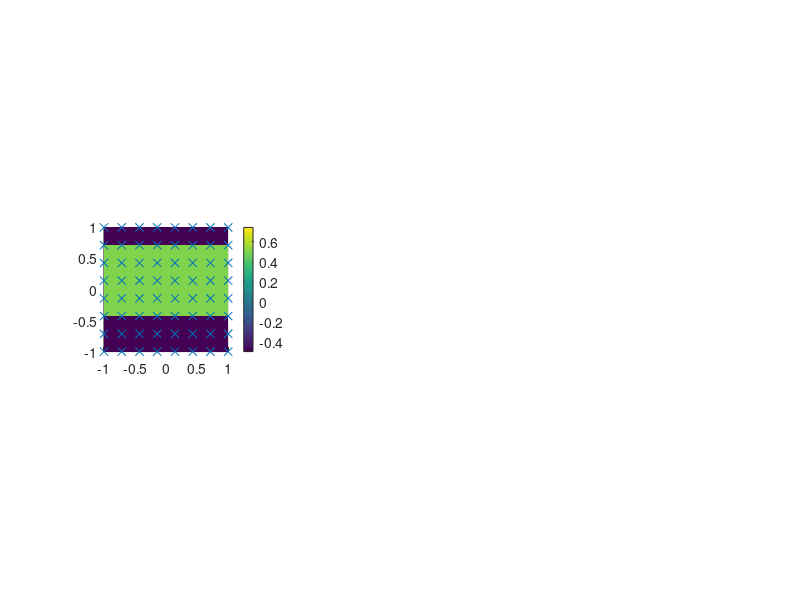

MATLAB code for this plot: (Note: this script raises an error after producing the figure.)
S = 1000000;
beta = 0.01;

local = 100; % how many steps to calculate local acceptance rate?
thinning = 1000; % how often to update figure?
burnin = 100000;

H0 = 100;
N = 2^3;            % Sample on N or N*N grid
J = N^2;
gm = 0.04;

NW = 5*H0+H0^2;

[X,Y] = meshgrid(linspace(-1,1,N));
XX = [X(:),Y(:)]';

UT = (0.5*(sign(X+0.5)-sign(X-0.5))-0.5)';
UT = UT(:);

obsInd = randsample(N^2,J);
basis = speye(N^2);
A = basis(obsInd,:);

y = A*UT + normrnd(0,1,J,1)*gm;

Phi = @(xi) norm(A*build_net(xi,XX)-y)^2/(2*gm^2);

subplot(131);
surf(X,Y,reshape(UT,N,N),'EdgeColor','None');view(2);axis square;colorbar;
hold on
scatter3(XX(1,obsInd),XX(2,obsInd),10*ones(J,1),'x');
hold off

acc = zeros(S,1);

UMean = zeros(N^2,1);
UVar = zeros(N^2,1);

xi = normrnd(0,1,NW,1);
build_net(xi,XX);

for s=1:S
    xiProp = sqrt(1-beta^2)*xi +beta*normrnd(0,1,NW,1);
    aProb = min(1,exp(Phi(xi)-Phi(xiProp)));
    if unifrnd(0,1) < aProb
        xi = xiProp;
        acc(s) = 1;
    end
    
    if mod(s,local) == 0
        l_acc = mean(acc(s-local+1:s));
        if l_acc < 0.3
            beta = beta/2;
        else
            beta = min(1,beta*2);
        end
    end
        
    if mod(s,thinning) == 0           
        U = build_net(xi,XX);
        
        if s > burnin
            q = (s-burnin)/thinning;
            UMean = ((q-1)*UMean + U)/q;
            UVar = ((q-1)*UVar + U.^2)/q;

            subplot(132);
            surf(X,Y,reshape(UMean,N,N),'EdgeColor','None');view(2);axis square;colorbar;
        end
        
        subplot(133);
        surf(X,Y,reshape(U,N,N),'EdgeColor','None');view(2);axis square;colorbar;
        pause(0.01);
        fprintf('Accepted: %f\n',l_acc);
    end
end




function f = build_net(xi,XX)
    d = 2;              % Spatial dimension
    T = @(z) tan(pi*normcdf(z)-pi/2);
    sig = @(z) tanh(z);  % Activation function

    H0 = 100;
    
    W = cell(2,1);
    A = cell(2,1);

    W{1} = T(reshape(xi(1:d*H0),d,H0));
    A{1} = T(reshape(xi(d*H0+1:d*H0+H0),H0,1));

    W{2} = T(reshape(xi(d*H0+H0+1:d*H0+H0+H0^2),H0,H0));
    A{2} = T(reshape(xi(d*H0+H0+H0^2+1:d*H0+H0+H0^2+H0),H0,1));

    V = T(reshape(xi(d*H0+H0+H0^2+H0+1:end),H0,1));

    h = sig(A{1}+W{1}'*XX);
    h = sig(A{2} + W{2}'*h)/H0;
    f = (V'*h)';
end

    

